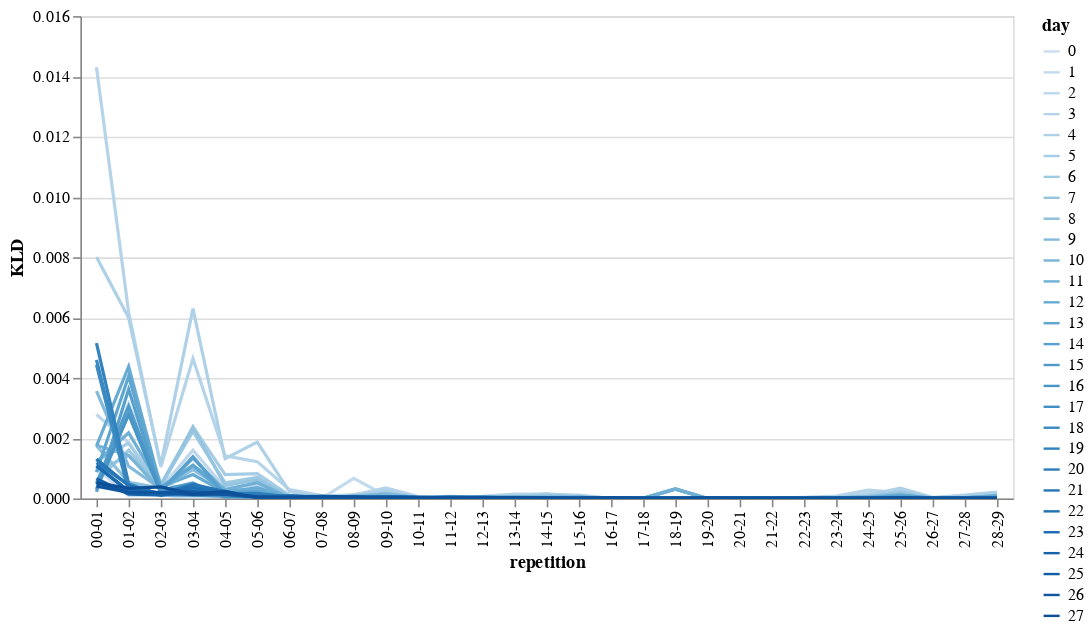

Source (notebook cell):
### Code cell
KLD_chart = alt.Chart(final_KLDs).mark_line().encode(x="repetition", y="KLD:Q", 
                                          color="day:O",
                                          tooltip=final_KLDs.columns.tolist()
                                                    ).interactive()
if SUM_KLD:
    KLD_chart = KLD_chart.transform_aggregate(
        KLD='sum(KLD)',
        groupby=["repetition"]
    )
KLD_chart

### Figure 1 — Vega-Lite specification as saved in the notebook (floating-point values rounded to 4 significant figures; data arrays with more than 128 entries replaced by an {"elided": "..."} marker saying what was removed)
{"config": {"view": {"continuousWidth": 400, "continuousHeight": 300}}, "data": {"name": "data-a464d50661c0f37c662d358c7de19099"}, "mark": "line", "encoding": {"color": {"type": "ordinal", "field": "day"}, "tooltip": [{"type": "nominal", "field": "repetition"}, {"type": "quantitative", "field": "day"}, {"type": "quantitative", "field": "KLD"}], "x": {"type": "nominal", "field": "repetition"}, "y": {"type": "quantitative", "field": "KLD"}}, "selection": {"selector001": {"type": "interval", "bind": "scales", "encodings": ["x", "y"]}}, "$schema": "https://vega.github.io/schema/vega-lite/v4.8.1.json", "datasets": {"data-a464d50661c0f37c662d358c7de19099": {"elided": "812 records"}}}
